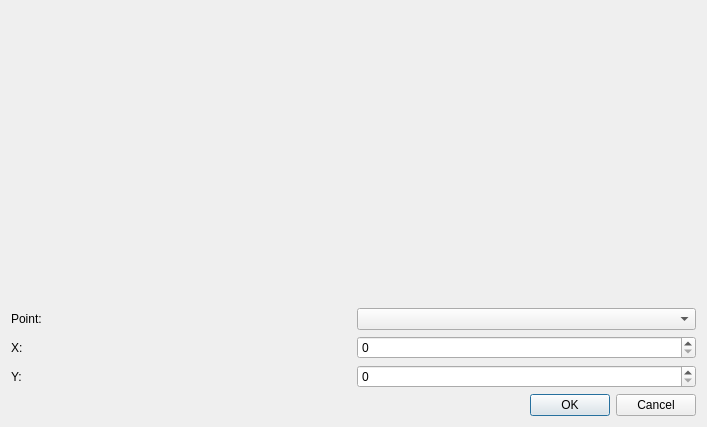
<?xml version="1.0" encoding="UTF-8"?>
<ui version="4.0">
 <class>CastlePointsDialog</class>
 <widget class="QDialog" name="CastlePointsDialog">
  <property name="geometry">
   <rect>
    <x>0</x>
    <y>0</y>
    <width>707</width>
    <height>427</height>
   </rect>
  </property>
  <property name="windowTitle">
   <string>Dialog</string>
  </property>
  <layout class="QGridLayout" name="gridLayout">
   <item row="0" column="0">
    <layout class="QVBoxLayout" name="verticalLayout">
     <item>
      <widget class="castle_points_editorarea" name="drawArea_widget" native="true">
       <property name="minimumSize">
        <size>
         <width>320</width>
         <height>240</height>
        </size>
       </property>
      </widget>
     </item>
    </layout>
   </item>
   <item row="2" column="0">
    <widget class="QDialogButtonBox" name="buttonBox">
     <property name="orientation">
      <enum>Qt::Horizontal</enum>
     </property>
     <property name="standardButtons">
      <set>QDialogButtonBox::Cancel|QDialogButtonBox::Ok</set>
     </property>
    </widget>
   </item>
   <item row="1" column="0">
    <layout class="QGridLayout" name="gridLayout_3">
     <item row="1" column="1">
      <widget class="QSpinBox" name="x_spinBox">
       <property name="maximum">
        <number>320</number>
       </property>
      </widget>
     </item>
     <item row="0" column="1">
      <widget class="QComboBox" name="point_comboBox"/>
     </item>
     <item row="2" column="1">
      <widget class="QSpinBox" name="y_spinBox">
       <property name="maximum">
        <number>240</number>
       </property>
      </widget>
     </item>
     <item row="0" column="0">
      <widget class="QLabel" name="label">
       <property name="text">
        <string>Point:</string>
       </property>
      </widget>
     </item>
     <item row="1" column="0">
      <widget class="QLabel" name="label_2">
       <property name="text">
        <string>X:</string>
       </property>
      </widget>
     </item>
     <item row="2" column="0">
      <widget class="QLabel" name="label_3">
       <property name="text">
        <string>Y:</string>
       </property>
      </widget>
     </item>
    </layout>
   </item>
  </layout>
 </widget>
 <customwidgets>
  <customwidget>
   <class>castle_points_editorarea</class>
   <extends>QWidget</extends>
   <header>castle_points_editorarea.h</header>
   <container>1</container>
  </customwidget>
 </customwidgets>
 <resources/>
 <connections>
  <connection>
   <sender>buttonBox</sender>
   <signal>accepted()</signal>
   <receiver>CastlePointsDialog</receiver>
   <slot>accept()</slot>
   <hints>
    <hint type="sourcelabel">
     <x>248</x>
     <y>254</y>
    </hint>
    <hint type="destinationlabel">
     <x>157</x>
     <y>274</y>
    </hint>
   </hints>
  </connection>
  <connection>
   <sender>buttonBox</sender>
   <signal>rejected()</signal>
   <receiver>CastlePointsDialog</receiver>
   <slot>reject()</slot>
   <hints>
    <hint type="sourcelabel">
     <x>316</x>
     <y>260</y>
    </hint>
    <hint type="destinationlabel">
     <x>286</x>
     <y>274</y>
    </hint>
   </hints>
  </connection>
 </connections>
</ui>
